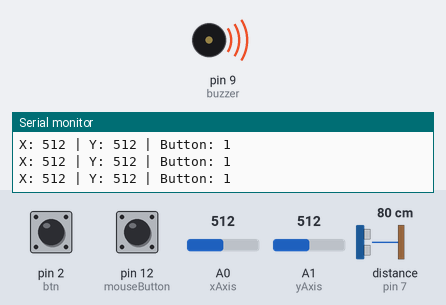
Bench run of a sketch on a simulated Arduino Uno, built with avr-gcc and run on an emulated ATmega328P. Parts: buzzer (waves = sounding), the last lines printed to the serial monitor. Wiring (inferred from the names in the program): ultrasonic range finder: trigger pin 6; echo pin 7. The test bench sets the inputs (shaded band); at power-on: distance to the obstacle (sensor on pin 7) 80 cm, A0 (xAxis) = 512, pin 2 (btn) LOW, pin 12 (mouseButton) HIGH, A1 (yAxis) = 512. The echo pulse lasts 58.3 µs per cm.

Above: at 1.2 s.
1.3 s: distance to the obstacle (sensor on pin 7) set to 2 cm
At 1.43 s:
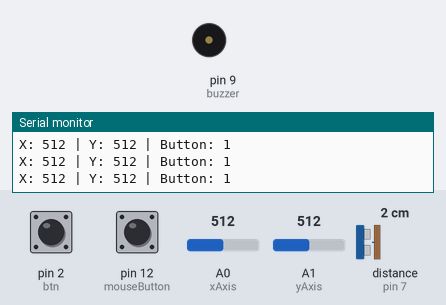
4.3 s: A0 (xAxis) set to 105
7.3 s: A0 (xAxis) set to 90
13.3 s: pin 2 (btn) pulled HIGH for 3.2 s
At 14.3 s:
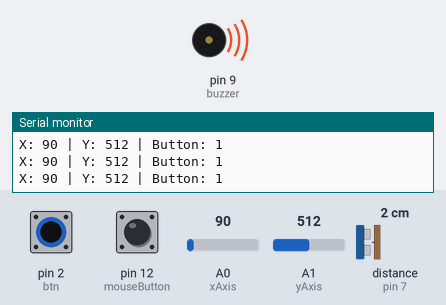
19.5 s: distance to the obstacle (sensor on pin 7) set to 35 cm
At 20.3 s:
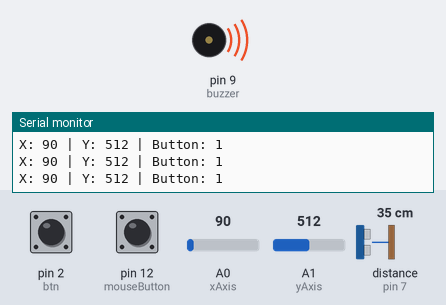
Timing chart, 0 to 22.5 s (numbered marks = the images above; inputs shaded):
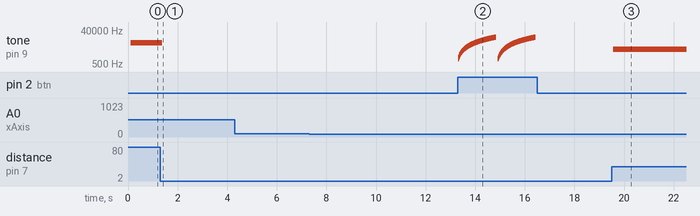

The sketch:

buzzer_oving_2.ino
```cpp
const int buzzer = 9;
const int btn = 2;
const int echo = 7;
const int trig = 6;

const int xAxis = A0;
const int yAxis = A1;
const int mouseButton = 12;
int xPos = 0;
int yPos = 0;
int buttonState = 0;

int buttonStateBtn = 0;

void setup() {
  Serial.begin(9600);
  // put your setup code here, to run once:
  pinMode(buzzer, OUTPUT);
  pinMode(btn, INPUT);
  pinMode(trig, OUTPUT);
  pinMode(echo, INPUT);
  pinMode(xAxis, INPUT);
  pinMode(yAxis, INPUT);
  pinMode(mouseButton, INPUT_PULLUP);
}

void loop() {
  xPos = analogRead(xAxis);
  yPos = analogRead(yAxis);
  buttonState = digitalRead(mouseButton);

  Serial.print("X: ");
  Serial.print(xPos);
  Serial.print(" | Y: ");
  Serial.print(yPos);
  Serial.print(" | Button: ");
  Serial.println(buttonState);

  delay(100);

  Serial.print("X: ");
  Serial.print(xPos);
  Serial.print(" | Y: ");
  Serial.print(yPos);
  Serial.print(" | Button: ");
  Serial.println(buttonState);

  if(buttonState == 1 && xPos != 0){
    tone(buzzer, xPos * 10);
  }else if(xPos == 0 && buttonState == 1 && yPos != 0){
    tone(buzzer, yPos * 10);
  }else if(yPos == 0 && xPos == 0){
    noTone(buzzer);
  }

  long duration, distance;
  digitalWrite(trig, LOW);
  delayMicroseconds(2);
  digitalWrite(trig, HIGH);
  delayMicroseconds(10);
  digitalWrite(trig, LOW);
  duration = pulseIn(echo, HIGH);
  distance= duration*0.034/2;
  //Serial.println(distance);
  if(distance < 10 || distance > 100){
    noTone(buzzer);
  }else{
    tone(buzzer, distance*100);
  }


  buttonStateBtn = digitalRead(btn);
    if(buttonStateBtn == HIGH){
      for(int x = 1000; x < 16000; x+=100){
        tone(buzzer, x);
        delay(10);
        }
      noTone(buzzer);
    }
}
```

Measured:
- after the input at 1.3 s, tone on pin 9 (buzzer): 7900 Hz → silent after 0.08 s
- after the input at 13.3 s, tone on pin 9 (buzzer): plays 1000 Hz for 0.01 s, 1100 Hz for 0.01 s, 1200 Hz for 0.01 s, 1300 Hz for 0.01 s, 1400 Hz for 0.01 s, 1500 Hz for 0.01 s … (300 notes in this stretch), starting at once
- after the input at 19.5 s, tone on pin 9 (buzzer): silent → 3400 Hz after 0.08 s
